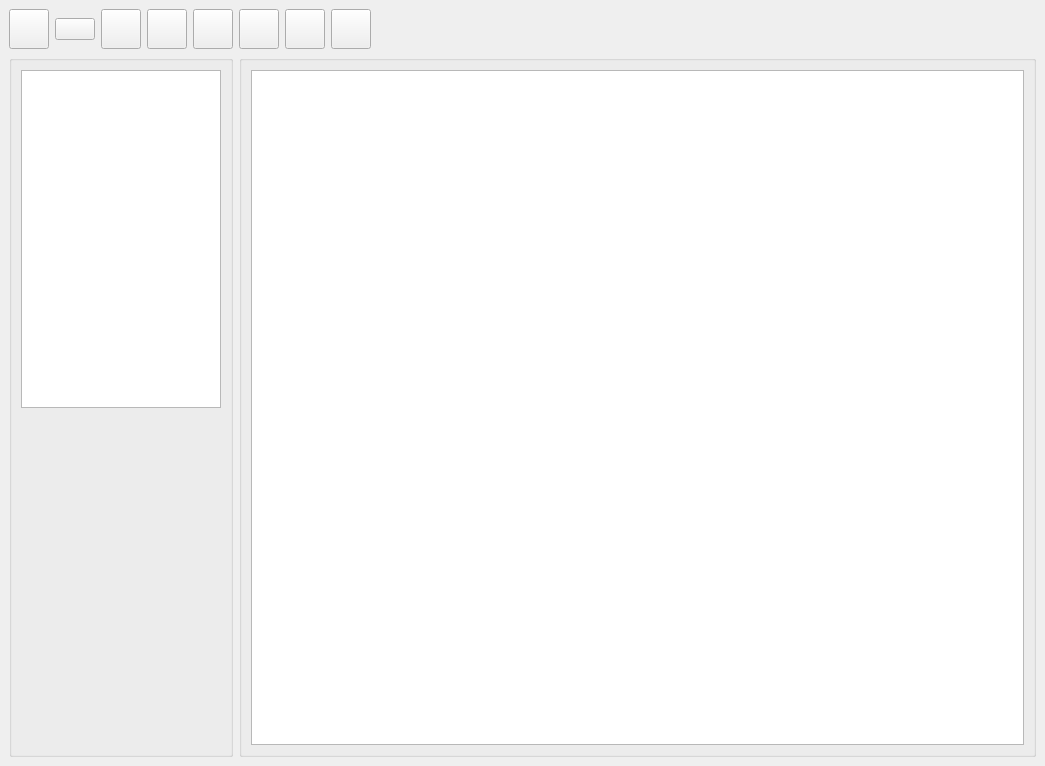
<?xml version="1.0" encoding="UTF-8"?>
<ui version="4.0">
 <class>LookDataBase</class>
 <widget class="QMainWindow" name="LookDataBase">
  <property name="geometry">
   <rect>
    <x>0</x>
    <y>0</y>
    <width>1045</width>
    <height>766</height>
   </rect>
  </property>
  <property name="windowTitle">
   <string>АИС Университет</string>
  </property>
  <widget class="QWidget" name="centralwidget">
   <layout class="QHBoxLayout" name="horizontalLayout_4">
    <item>
     <layout class="QVBoxLayout" name="verticalLayout">
      <item>
       <layout class="QHBoxLayout" name="horizontalLayout">
        <item>
         <widget class="QPushButton" name="exportCSV">
          <property name="minimumSize">
           <size>
            <width>40</width>
            <height>40</height>
           </size>
          </property>
          <property name="toolTip">
           <string>Экспорт в CSV</string>
          </property>
          <property name="text">
           <string/>
          </property>
          <property name="icon">
           <iconset resource="image.qrc">
            <normaloff>:/icon/glyphicons-360-file-export.png</normaloff>:/icon/glyphicons-360-file-export.png</iconset>
          </property>
          <property name="iconSize">
           <size>
            <width>30</width>
            <height>30</height>
           </size>
          </property>
         </widget>
        </item>
        <item>
         <widget class="QPushButton" name="save">
          <property name="toolTip">
           <string>Сохранить</string>
          </property>
          <property name="text">
           <string/>
          </property>
          <property name="icon">
           <iconset resource="image.qrc">
            <normaloff>:/icon/glyphicons-445-floppy-saved.png</normaloff>:/icon/glyphicons-445-floppy-saved.png</iconset>
          </property>
          <property name="iconSize">
           <size>
            <width>30</width>
            <height>30</height>
           </size>
          </property>
         </widget>
        </item>
        <item>
         <widget class="QPushButton" name="refresh">
          <property name="minimumSize">
           <size>
            <width>40</width>
            <height>40</height>
           </size>
          </property>
          <property name="toolTip">
           <string>Обновить</string>
          </property>
          <property name="text">
           <string/>
          </property>
          <property name="icon">
           <iconset resource="image.qrc">
            <normaloff>:/icon/glyphicons-82-refresh.png</normaloff>:/icon/glyphicons-82-refresh.png</iconset>
          </property>
          <property name="iconSize">
           <size>
            <width>30</width>
            <height>30</height>
           </size>
          </property>
         </widget>
        </item>
        <item>
         <widget class="QPushButton" name="add">
          <property name="minimumSize">
           <size>
            <width>40</width>
            <height>40</height>
           </size>
          </property>
          <property name="toolTip">
           <string>Добавить запись</string>
          </property>
          <property name="text">
           <string/>
          </property>
          <property name="icon">
           <iconset resource="image.qrc">
            <normaloff>:/icon/glyphicons-7-user-add.png</normaloff>:/icon/glyphicons-7-user-add.png</iconset>
          </property>
          <property name="iconSize">
           <size>
            <width>30</width>
            <height>30</height>
           </size>
          </property>
         </widget>
        </item>
        <item>
         <widget class="QPushButton" name="delete_2">
          <property name="minimumSize">
           <size>
            <width>40</width>
            <height>40</height>
           </size>
          </property>
          <property name="toolTip">
           <string>Удалить выделенную запись</string>
          </property>
          <property name="text">
           <string/>
          </property>
          <property name="icon">
           <iconset resource="image.qrc">
            <normaloff>:/icon/glyphicons-257-delete.png</normaloff>:/icon/glyphicons-257-delete.png</iconset>
          </property>
          <property name="iconSize">
           <size>
            <width>30</width>
            <height>30</height>
           </size>
          </property>
         </widget>
        </item>
        <item>
         <widget class="QPushButton" name="filter">
          <property name="minimumSize">
           <size>
            <width>40</width>
            <height>40</height>
           </size>
          </property>
          <property name="toolTip">
           <string>Фильтрация данных</string>
          </property>
          <property name="text">
           <string/>
          </property>
          <property name="icon">
           <iconset resource="image.qrc">
            <normaloff>:/icon/glyphicons-321-filter.png</normaloff>:/icon/glyphicons-321-filter.png</iconset>
          </property>
          <property name="iconSize">
           <size>
            <width>30</width>
            <height>30</height>
           </size>
          </property>
         </widget>
        </item>
        <item>
         <widget class="QPushButton" name="deleteFilter">
          <property name="minimumSize">
           <size>
            <width>40</width>
            <height>40</height>
           </size>
          </property>
          <property name="toolTip">
           <string>Сбросить фильтрацию</string>
          </property>
          <property name="text">
           <string/>
          </property>
          <property name="icon">
           <iconset resource="image.qrc">
            <normaloff>:/icon/glyphicons-789-filter-remove.png</normaloff>:/icon/glyphicons-789-filter-remove.png</iconset>
          </property>
          <property name="iconSize">
           <size>
            <width>30</width>
            <height>30</height>
           </size>
          </property>
         </widget>
        </item>
        <item>
         <widget class="QPushButton" name="goMainMenu">
          <property name="minimumSize">
           <size>
            <width>40</width>
            <height>40</height>
           </size>
          </property>
          <property name="toolTip">
           <string>Главное меню</string>
          </property>
          <property name="text">
           <string/>
          </property>
          <property name="icon">
           <iconset resource="image.qrc">
            <normaloff>:/icon/glyphicons-517-menu-hamburger.png</normaloff>:/icon/glyphicons-517-menu-hamburger.png</iconset>
          </property>
          <property name="iconSize">
           <size>
            <width>30</width>
            <height>30</height>
           </size>
          </property>
         </widget>
        </item>
        <item>
         <spacer name="horizontalSpacer">
          <property name="orientation">
           <enum>Qt::Horizontal</enum>
          </property>
          <property name="sizeHint" stdset="0">
           <size>
            <width>40</width>
            <height>20</height>
           </size>
          </property>
         </spacer>
        </item>
       </layout>
      </item>
      <item>
       <layout class="QHBoxLayout" name="horizontalLayout_3">
        <item>
         <widget class="QGroupBox" name="groupBox">
          <property name="title">
           <string/>
          </property>
          <layout class="QHBoxLayout" name="horizontalLayout_2">
           <item>
            <layout class="QVBoxLayout" name="verticalLayout_2">
             <item>
              <widget class="QListView" name="listView">
               <property name="sizePolicy">
                <sizepolicy hsizetype="Maximum" vsizetype="Expanding">
                 <horstretch>0</horstretch>
                 <verstretch>0</verstretch>
                </sizepolicy>
               </property>
               <property name="maximumSize">
                <size>
                 <width>200</width>
                 <height>16777215</height>
                </size>
               </property>
               <property name="styleSheet">
                <string notr="true">QListView {
    show-decoration-selected: 1; /* make the selection span the entire width of the view */
}

QListView::item:alternate {
    background: #EEEEEE;
}

QListView::item:selected {
    border: 1px solid #6a6ea9;
}

QListView::item:selected:!active {
    background: qlineargradient(x1: 0, y1: 0, x2: 0, y2: 1,
                                stop: 0 #ABAFE5, stop: 1 #8588B2);
}

QListView::item:selected:active {
    background: qlineargradient(x1: 0, y1: 0, x2: 0, y2: 1,
                                stop: 0 #6a6ea9, stop: 1 #888dd9);
}

QListView::item:hover {
    background: qlineargradient(x1: 0, y1: 0, x2: 0, y2: 1,
                                stop: 0 #FAFBFE, stop: 1 #DCDEF1);
}

QListView::item {
    height: 50px;
}</string>
               </property>
              </widget>
             </item>
             <item>
              <spacer name="verticalSpacer">
               <property name="orientation">
                <enum>Qt::Vertical</enum>
               </property>
               <property name="sizeHint" stdset="0">
                <size>
                 <width>20</width>
                 <height>40</height>
                </size>
               </property>
              </spacer>
             </item>
            </layout>
           </item>
          </layout>
         </widget>
        </item>
        <item>
         <widget class="QGroupBox" name="groupBox_2">
          <property name="title">
           <string/>
          </property>
          <layout class="QHBoxLayout" name="horizontalLayout_5">
           <item>
            <widget class="QTableView" name="tableView"/>
           </item>
          </layout>
         </widget>
        </item>
       </layout>
      </item>
     </layout>
    </item>
   </layout>
  </widget>
 </widget>
 <resources>
  <include location="image.qrc"/>
 </resources>
 <connections/>
</ui>
